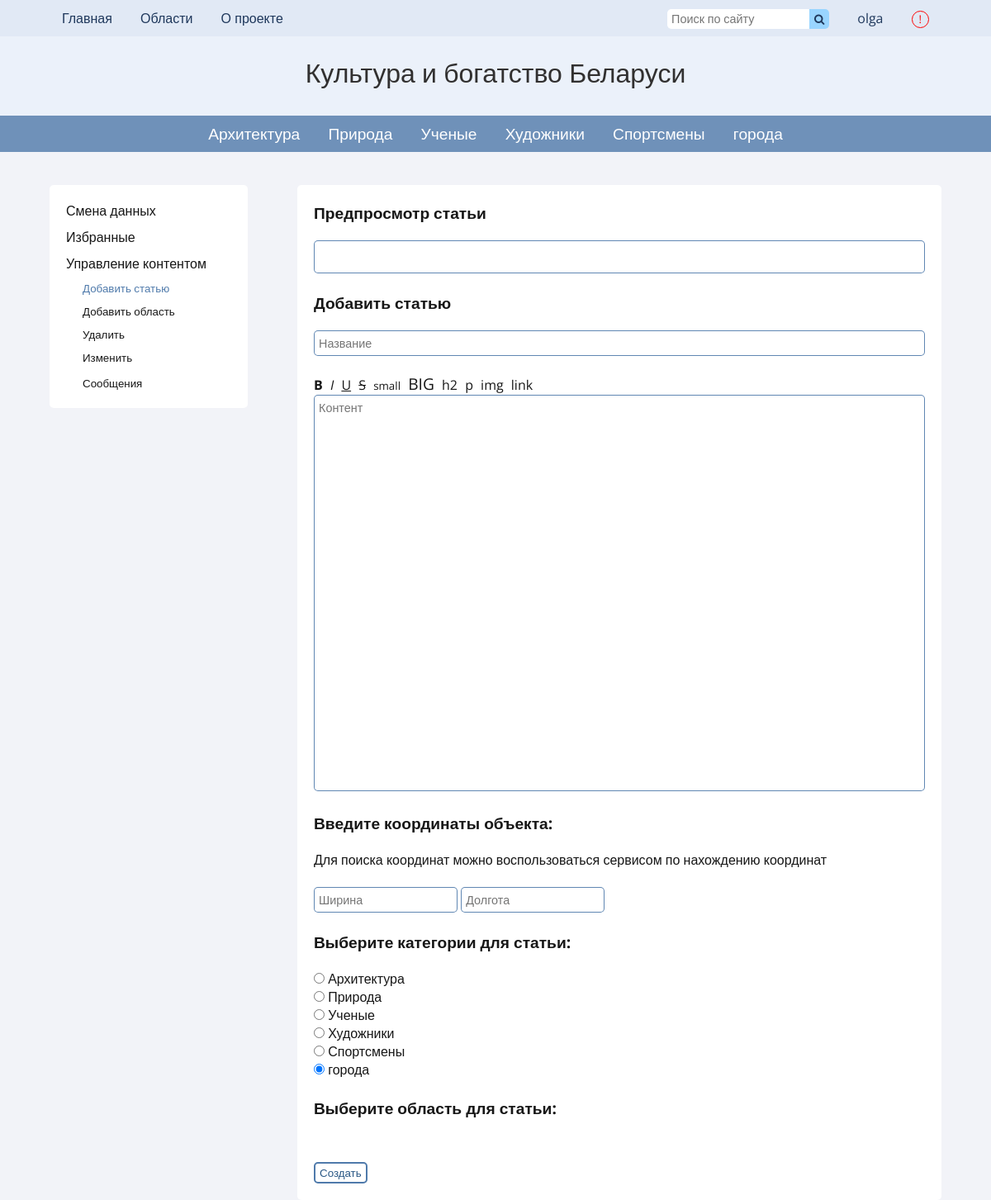
/pages/content-manager.php?mode=create_article (signed in), run on an earlier commit of the app's database.
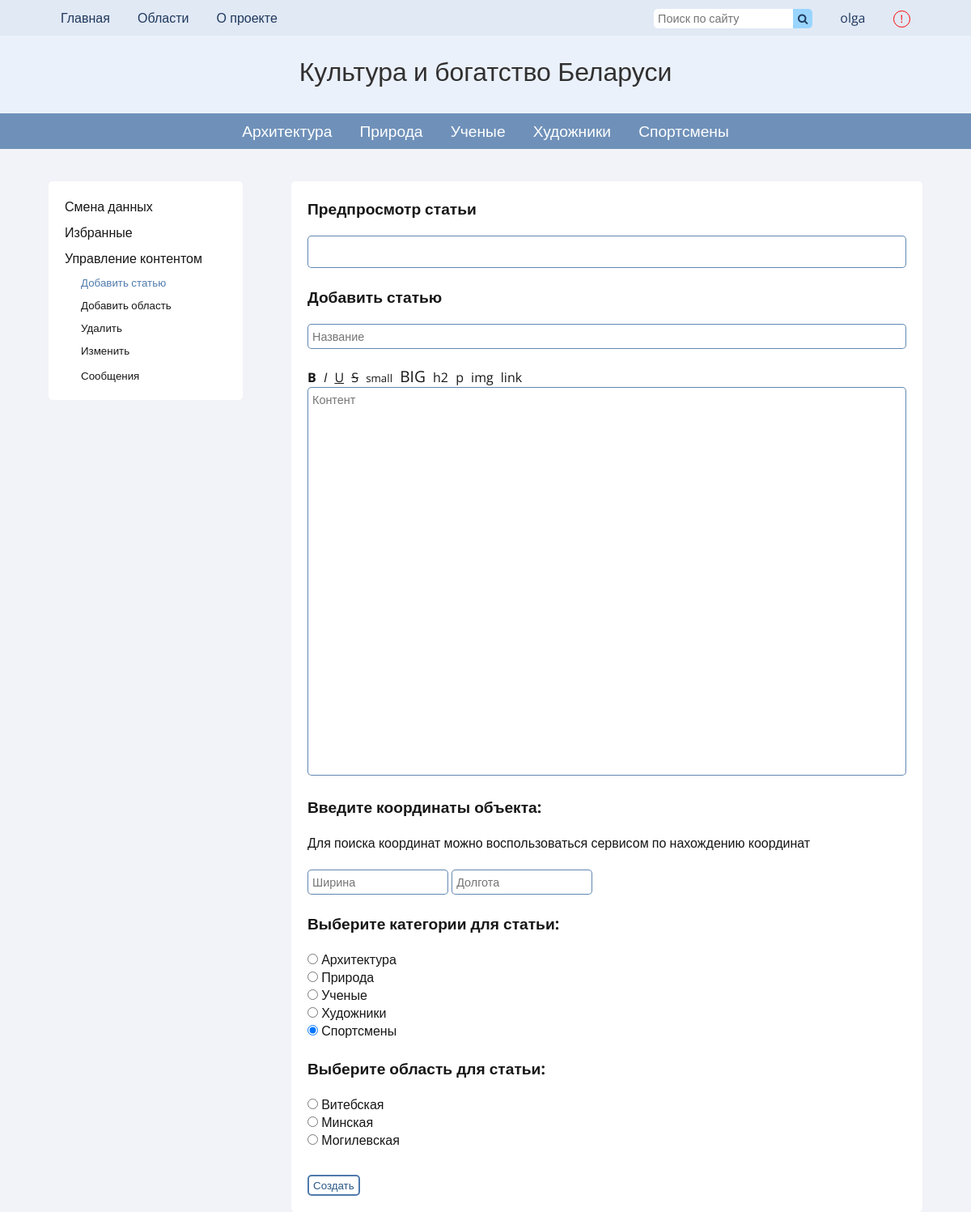
And on a later commit of the database.
### tables this page shows
CREATE TABLE `categories` (
  `id` int(11) NOT NULL,
  `title` varchar(100) NOT NULL,
  `description` text NOT NULL,
  `last_author` varchar(20) DEFAULT NULL,
  `pubdate` timestamp NOT NULL DEFAULT current_timestamp()
);

CREATE TABLE `districts` (
  `id` int(11) NOT NULL,
  `title` text NOT NULL,
  `description` text NOT NULL,
  `last_author` text DEFAULT NULL
);

### includes/get-user.php (called while the page is built, shortened)
<?php
	if (isset($_SESSION['user'])) {
		$user_id = $_SESSION['user'];
		$user = mysqli_query($connection, "SELECT * FROM `users` WHERE `id` = $user_id");
		if (mysqli_num_rows($user) !== false) {
			$user = mysqli_fetch_assoc($user);
		}
	}

### pages/content-manager.php (the view, shortened to what the changed rows need)
<?php require '../includes/config.php' ?>
<!DOCTYPE html>
<html lang="ru">
<head>
	<?php include '../includes/get-user.php'; if (isset($_SESSION['user']) and $user['status'] == 'editor' or $user['status'] == 'admin') { ?>
	<?php include '../includes/common-header.php' ?>
	<link rel="stylesheet" type="text/css" href="../css/article.css?version=1.0">
	<link rel="stylesheet" type="text/css" href="../css/content-manager.css?version=1.0">
</head>
<body>
	<?php
		include '../includes/header.php';
		include '../includes/vcs.php';
		$mode = $_GET['mode'];
		?>
		<section class="side-section">
		<?php
		if ($mode == 'create_article' or $mode == 'update_article' or $mode == 'add_district' or $mode == 'update_district' or $mode == 'update_category' or $mode == 'add_category') { ?>
			<br>
		<?php } ?>
			<div>
				<form action="content-manager-handler.php" method="post" autocomplete="off">
					<?php
						if ($mode == 'create_article' or $mode == 'update_article' or $mode == 'add_district' or $mode == 'update_district' or $mode == 'update_category' or $mode == 'add_category') {
							?>
							<?php if (strpos($mode, 'article') !== false) { ?>
							<span>Для поиска координат можно воспользоваться <a target="blank" href="https://www.gpsies.com/coordinate.do?language=ru">сервисом по нахождению координат</a></span> <br> <br>
							<br> <br>
							<div class="categories-variants">
								<?php
									$categories = mysqli_query($connection, "SELECT * from `categories`");
									if (mysqli_num_rows($categories) > 0) {
										while ($category = mysqli_fetch_assoc($categories)) {
											?>
											<div class="category-variant">
												<input <?php if ($mode == 'update_article' and strpos($category_id, $category['id']) !== false) { echo 'checked'; } else if ($mode != 'update_article') { echo 'checked'; } ?> class="category-box" type="radio" name="category" value="<?php echo $category['id'] ?>">
												<label class="category-title" for="category"><?php echo $category['title'] ?></label>
											</div>
											<?php
										}
									}
								?>
							</div>
							<br>
							<div class="categories-variants">
								<?php
									$districts = mysqli_query($connection, "SELECT * from `districts`");
									if (mysqli_num_rows($districts) > 0) {
										while ($district = mysqli_fetch_assoc($districts)) {
											?>
											<div class="category-variant">
												<input <?php if ($mode == 'update_article' and strpos($district_id, $district['id']) !== false) { echo 'checked'; } ?> class="category-box" type="radio" name="district" value="<?php echo $district['id'] ?>">
												<label class="category-title" for="district"><?php echo $district['title'] ?></label>
											</div>
											<?php
										}
									}
								?>
							</div>
							<?php } ?>
							<?php
						}
						if ($mode == 'add_category' or $mode == 'create_article' or $mode == 'add_district') {
							?>
							<br>
							<?php
						}
					?>
				</form>
			</div>
		</section>
	</body>
</html>
<?php }?>

### includes/header.php (shortened to what the changed rows need)
<?php require '../includes/get-user.php' ?>
<link rel="stylesheet" type="text/css" href="../css/header.css">
<link rel="stylesheet" href="https://cdnjs.cloudflare.com/ajax/libs/font-awesome/4.7.0/css/font-awesome.min.css">
<header>
	<div class="categories-section">
		<ul id="categories-section">
			<?php
				$categories = mysqli_query($connection, "SELECT `title`, `id` FROM `categories` ORDER BY `id` ASC");
				while ($cat = mysqli_fetch_assoc($categories)) {
					$id = $cat['id'];
					?>
					<li <?php cur_page("category.php?cat=" . $id) ?>><a href="category.php?cat=<?php echo $id ?>"><?php echo $cat['title'] ?> </a></li>
			<?php } ?>
		</ul>
	</div>
</header>

What changed in the data, as far as the page shows it:
removed categories: title "города", category "☑"
computed for categories "Спортсмены": category "☐" → "☑"
added districts: title "Витебская"
added districts: title "Минская"
added districts: title "Могилевская"
